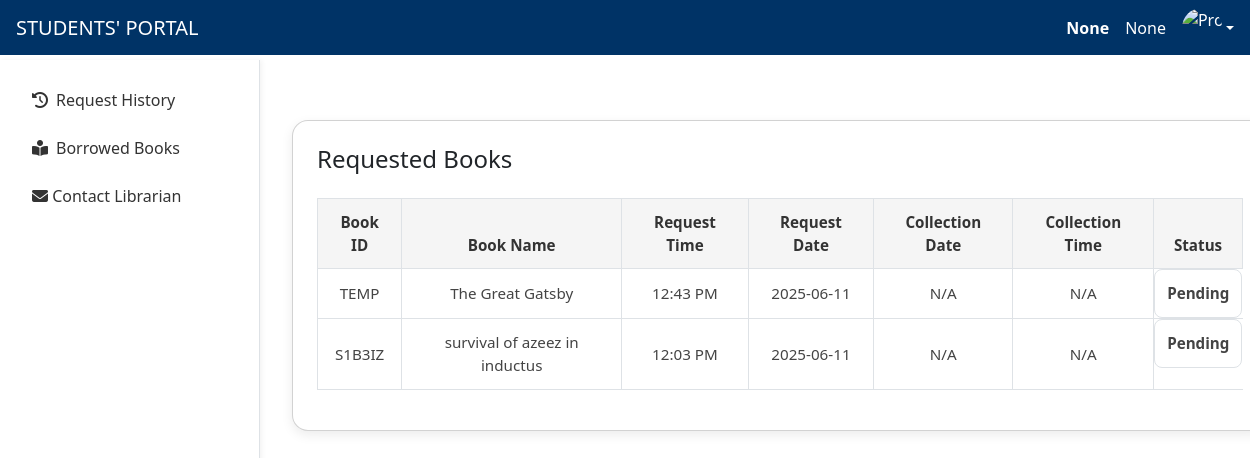
/student/requested_books/ (signed in), run on an earlier commit of the app's database.
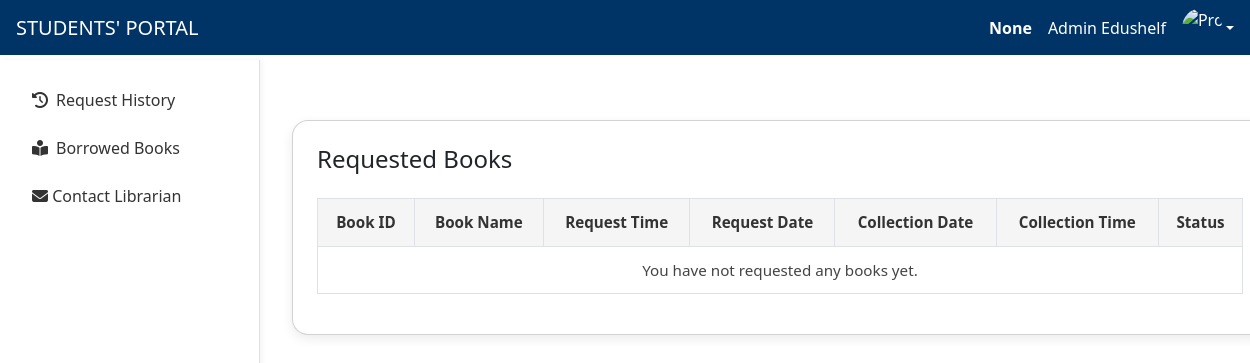
And on a later commit of the database.
### student/models.py (models this page shows, shortened)
class BookRequest(models.Model):
    REQUEST_STATUS = [
        ('Pending', 'Pending'),
        ('Approved', 'Approved'),
        ('Rejected', 'Rejected'),
        ('Collected', 'Collected'),
        ('Cancelled', 'Cancelled'),
        ('Expired', 'Expired')
    ]
    student = models.ForeignKey(
        settings.AUTH_USER_MODEL,
        on_delete=models.CASCADE,
        related_name='book_requests'
    )
    book = models.ForeignKey(
        'Book',
        on_delete=models.CASCADE,
        related_name='book_requests'
    )
    requested_at = models.DateTimeField(auto_now_add=True)
    status = models.CharField(
        max_length=20,
        choices=REQUEST_STATUS,
        default='Pending'
    )
    approved_at = models.DateTimeField(null=True, blank=True)
    approved_by = models.ForeignKey(
        settings.AUTH_USER_MODEL,
        null=True,
        blank=True,
        on_delete=models.SET_NULL,
        related_name='approved_requests'
    )
    collection_date = models.DateField(null=True, blank=True)
    collection_time = models.TimeField(null=True, blank=True)
    collection_deadline = models.DateTimeField(null=True, blank=True)
    admin_notes = models.TextField(blank=True)
    collected_at = models.DateTimeField(null=True, blank=True)
    rejection_reason = models.TextField(blank=True)
    issued_at = models.DateTimeField(null=True, blank=True)
    due_date = models.DateField(null=True, blank=True)
    return_date = models.DateField(null=True, blank=True)
    issued_by = models.ForeignKey(
        settings.AUTH_USER_MODEL,
        on_delete=models.SET_NULL,
        null=True,
        blank=True,
        related_name='issued_requests'
    )
    class Meta:
        ordering = ['-requested_at']
        verbose_name = 'Book Request'
        verbose_name_plural = 'Book Requests'
        permissions = [
            ('can_approve_request', 'Can approve book requests'),
            ('can_view_all_requests', 'Can view all book requests'),
        ]

class Book(models.Model):
    book_id = models.CharField(max_length=10, primary_key=True, editable=False, default='TEMP')
    title = models.CharField(max_length=200)
    author = models.CharField(max_length=100)
    description = models.TextField()
    category = models.CharField(max_length=100)
    cover_image = models.ImageField(upload_to='book_covers/', blank=True, null=True)
    quantity = models.PositiveIntegerField(default=1)

### core/models.py (models this page shows, shortened)
class CustomUser(AbstractBaseUser, PermissionsMixin):
    user_id = models.CharField(max_length=20, unique=True, blank=True, null=True)  # for students only
    profile_photo = models.ImageField(upload_to='profile_photos/', default='profile_photos/default_profile.png', blank=True)
    admission_number = models.CharField(max_length=20, unique=True, blank=True, null=True)
    full_name = models.CharField(max_length=100, blank=True, null=True)
    email = models.EmailField(unique=True)
    course = models.CharField(max_length=50, blank=True, null=True)
    year = models.PositiveIntegerField(blank=True, null=True)
    department = models.CharField(max_length=50, blank=True, null=True)
    admission_year = models.PositiveIntegerField(blank=True, null=True)
    passout_year = models.PositiveIntegerField(blank=True, null=True)
    phone_number = models.CharField(max_length=10, blank=True, null=True)
    date_joined = models.DateTimeField(default=timezone.now)
    is_active = models.BooleanField(default=True)
    is_staff = models.BooleanField(default=False)
    objects = CustomUserManager()
    USERNAME_FIELD = 'email'  # Admin logs in with email
    REQUIRED_FIELDS = []  # No additional fields required

### student/views.py (the view, shortened to what this page needs)
# urls.py: path('requested_books/', views.requested_books, name='requested_books'),
@login_required
def requested_books(request):
    requests = BookRequest.objects.filter(student=request.user).select_related('book')
    return render(request, 'student/requested_books.html', {
        'requests': requests,
        'full_name': request.user.full_name,
        'user_id': request.user.user_id,
        'email': request.user.email,
        'admission_number': request.user.admission_number,
        'course': request.user.course,
    })

### templates/student/requested_books.html (shortened to what this page needs)
{% extends 'student/base.html' %}
{% load static %}
{% block extra_head %}
<link rel="stylesheet" href="{% static 'student/css/requested_books.css' %}">
{% endblock extra_head %}
{% block content %}
<div class="container mt-5">
    <div class="card p-4">
        <h4 class="mb-4">Requested Books</h4>
        <div class="table-responsive">
            <table class="table table-bordered align-middle text-center">
                <thead>
                    <tr>
                        <th>Book ID</th>
                        <th>Book Name</th>
                        <th>Request Time</th>
                        <th>Request Date</th>
                        <th>Collection Date</th>
                        <th>Collection Time</th>
                        <th>Status</th>
                    </tr>
                </thead>
                <tbody>
                    {% for req in requests %}
                    <tr>
                        <td>{{ req.book.book_id }}</td>
                        <td>{{ req.book.title }}</td>
                        <td>{{ req.requested_at|date:"h:i A" }}</td>
                        <td>{{ req.requested_at|date:"Y-m-d" }}</td>
                        <td>
                            {% if req.collection_date %}
                            {{ req.collection_date|date:"Y-m-d" }}
                            {% else %}
                            N/A
                            {% endif %}
                        </td>
                        <td>
                            {% if req.collection_time %}
                            {{ req.collection_time|date:"h:i A" }}
                            {% else %}
                            N/A
                            {% endif %}
                        </td>
                        <td class="status-{{ req.status|lower }}">
                            {{ req.status }}
                        </td>
                    </tr>
                    {% empty %}
                    <tr>
                        <td colspan="7">You have not requested any books yet.</td>
                    </tr>
                    {% endfor %}
                </tbody>
            </table>
        </div>
    </div>
</div>
{% endblock content %}

### templates/student/base.html (shortened to what this page needs)
{% load static %}
<!DOCTYPE html>
<html lang="en">
<head>
    <link rel="stylesheet" href="{% static 'student/css/base.css' %}">
    <link rel="stylesheet" href="https://cdnjs.cloudflare.com/ajax/libs/font-awesome/6.4.0/css/all.min.css">
    <link href="https://cdn.jsdelivr.net/npm/bootstrap@5.3.3/dist/css/bootstrap.min.css" rel="stylesheet">
    <link rel="stylesheet" href="https://cdnjs.cloudflare.com/ajax/libs/font-awesome/6.5.0/css/all.min.css">
    {% block extra_head %}
    {% endblock extra_head %}
</head>
<body>
    <div class="d-flex">
        <div class="sidebar border-end p-3" id="sidebar">
            <nav class="nav flex-column">
                <a href="{% url 'requested_books' %}" class="nav-link"><i class="fas fa-history me-2"></i>Request
                    History</a>
                <a href="{% url 'borrowed_books' %}" class="nav-link"><i class="fas fa-book-reader me-2"></i>Borrowed
                    Books</a>
                <a href="{% url 'contact_librarian' %}" class="nav-link"><i class="fa fa-envelope"></i> Contact
                        Librarian</a>
            </nav>
        </div>
        <div class="flex-grow-1">
            <nav class="navbar navbar-dark  d-flex justify-content-between px-3" style="position:fixed;width:100%;">
                <div class="navbar-brand mb-0 h1">
                    <a href="{% url 'student_dashboard' %}" class="text-white text-decoration-none">STUDENTS' PORTAL</a>
                </div>
                <div class="user-info text-white d-flex align-items-center justify-content-end ms-auto">
                    <span class="me-3 fw-bold">{{user_id}}</span>
                    <a href="#" class="d-flex align-items-center text-white text-decoration-none dropdown-toggle"
                        id="userDropdown" role="button" data-bs-toggle="dropdown" aria-expanded="false">
                        <span class="me-3">{{ full_name }}</span>
                        <img src="{% static 'student/images/usericon.avif' %}" alt="Profile" class="rounded-circle"
                            width="40" height="40">
                    </a>
                </div>
            </nav>
            {% block content %}
            {% endblock content %}
        </div>
    </div>
</body>
</html>

### static/student/css/base.css (style rules this page uses)
body { margin: 0; font-family: 'Segoe UI', sans-serif; background-color: #f8f9fa; }
.sidebar { width: 260px; min-height: 100vh; background-color: #fff; box-shadow: 2px 0 5px rgba(0, 0, 0, 0.05); position: fixed; top: 60px; left: 0; transition: all 0.3s ease-in-out; }
.sidebar .nav-link { color: #333; font-weight: 500; padding: 0.75rem 1rem; border-radius: 5px; transition: background-color 0.2s; }
.navbar { background-color: #003366; color: white; height: 55px; z-index: 1055; display: flex; align-items: center; }

### static/student/css/requested_books.css (style rules this page uses)
.card { border-radius: 1rem; box-shadow: 0 4px 12px rgba(0, 0, 0, 0.08); background-color: #ffffff; }
.table { background-color: #fff; border-collapse: collapse; font-size: 0.95rem; }
.mt-5 { margin-left: 280px; margin-top: 150px; width: 80%; }
.p-4 { margin-top: 120px; }
.table th { background-color: #f5f5f5; font-weight: 600; padding: 0.75rem; color: #333; border: 1px solid #dee2e6; }
.table td { padding: 0.75rem; border: 1px solid #dee2e6; color: #444; vertical-align: middle; }

What changed in the data, as far as the page shows it:
removed BookRequest: book.book_id "TEMP", book "The Great Gatsby", requested_at "12:43 PM", requested_at "2025-06-11", shows "N/A", status "Pending"
removed BookRequest: book.book_id "S1B3IZ", book "survival of azeez in inductus", requested_at "12:03 PM", requested_at "2025-06-11", shows "N/A", status "Pending"
now on this page (row edited): CustomUser: full_name "Admin Edushelf"
Also different on the page:
{{ full_name }}: "None" → (not shown)
text now shown: "You have not requested any books yet."
